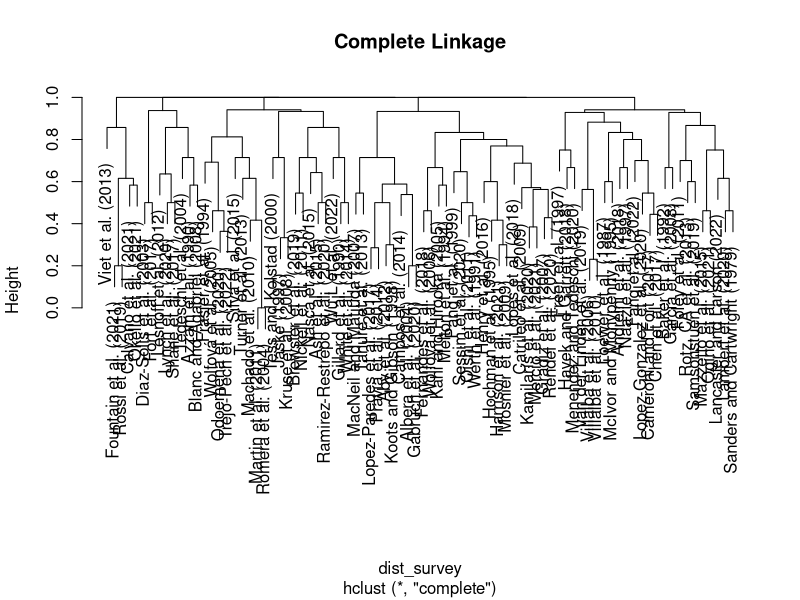

Source code (R): (Note: this script raises an error after producing the figure.)
library(tidyr)
library(dplyr)

#Load data and tidy it up
refdata <- read.csv(file = 'ClusterAnalyses/clusterAnalysis.csv')

row.names(refdata) <- refdata[,1]

# removing unwanted columns
refdata2 <- refdata[, -1]

######### cluster analysis of all models #########
##################################################

#Using dist core package calculate distance between rows note this is for binary data
dist_survey <- dist(refdata2, method = 'binary')


#Using hclust core package this clusters rows based on the dissimilarity output
hc_complete <- hclust(dist_survey, method = "complete")


#Provide a plot of the output - there are other plotting options that might be better
plot(hc_complete, main = 'Complete Linkage')

#Put papers into groups using cutree function based on a cluster height
clust_complete <- cutree(hc_complete, h = 0.95)
segment_complete <- mutate(refdata2, cluster = clust_complete)
count(segment_complete, cluster)

cluster_1 <- subset(segment_complete, clust_complete == 1)
cluster_2 <- subset(segment_complete, clust_complete == 2)
cluster_3 <- subset(segment_complete, clust_complete == 3)
cluster_4 <- subset(segment_complete, clust_complete == 4)
cluster_5 <- subset(segment_complete, clust_complete == 5)


# Further analysis
## ttest_clust1_modeltype <- c(t.test(cluster_1$Biological), t.test(cluster_1$Biophysical))
t.test(cluster_1$Biological, conf.level = 0.99)
nrow(subset(cluster_1,cluster_1$Biological == 1))
t.test(cluster_1$Biophysical, conf.level = 0.99)
nrow(subset(cluster_1,cluster_1$Biophysical == 1))
t.test(cluster_1$Bioeconomic, conf.level = 0.99)
nrow(subset(cluster_1,cluster_1$Bioeconomic == 1))
t.test(cluster_1$Agroecosystem, conf.level = 0.99)
nrow(subset(cluster_1,cluster_1$Agroecosystem == 1))
t.test(cluster_1$Population, conf.level = 0.99)
nrow(subset(cluster_1,cluster_1$Population == 1))

t.test(cluster_2$Biological, conf.level = 0.99)
nrow(subset(cluster_2,cluster_2$Biological == 1))
t.test(cluster_2$Biophysical, conf.level = 0.99)
nrow(subset(cluster_2,cluster_2$Biophysical == 1))
t.test(cluster_2$Bioeconomic, conf.level = 0.99)
nrow(subset(cluster_2,cluster_2$Bioeconomic == 1))
t.test(cluster_2$Agroecosystem, conf.level = 0.99)
nrow(subset(cluster_2,cluster_2$Agroecosystem == 1))
t.test(cluster_2$Population, conf.level = 0.99)
nrow(subset(cluster_2,cluster_2$Population == 1))


t.test(cluster_3$Biological, conf.level = 0.99)
nrow(subset(cluster_3,cluster_3$Biological == 1))
t.test(cluster_3$Biophysical, conf.level = 0.99)
nrow(subset(cluster_3,cluster_3$Biophysical == 1))
t.test(cluster_3$Bioeconomic, conf.level = 0.99)
nrow(subset(cluster_3,cluster_3$Bioeconomic == 1))
t.test(cluster_3$Agroecosystem, conf.level = 0.99)
nrow(subset(cluster_3,cluster_3$Agroecosystem == 1))
t.test(cluster_3$Population, conf.level = 0.99)
nrow(subset(cluster_3,cluster_3$Population == 1))

t.test(cluster_4$Biological, conf.level = 0.99)
nrow(subset(cluster_4,cluster_4$Biological == 1))
t.test(cluster_4$Biophysical, conf.level = 0.99)
nrow(subset(cluster_4,cluster_4$Biophysical == 1))
t.test(cluster_4$Bioeconomic, conf.level = 0.99)
nrow(subset(cluster_4,cluster_4$Bioeconomic == 1))
t.test(cluster_4$Agroecosystem, conf.level = 0.99)
nrow(subset(cluster_4,cluster_4$Agroecosystem == 1))
t.test(cluster_4$Population, conf.level = 0.99)
nrow(subset(cluster_4,cluster_4$Population == 1))

t.test(cluster_5$Biological, conf.level = 0.99)
nrow(subset(cluster_5,cluster_5$Biological == 1))
t.test(cluster_5$Biophysical, conf.level = 0.99)
nrow(subset(cluster_5,cluster_5$Biophysical == 1))
t.test(cluster_5$Bioeconomic, conf.level = 0.99)
nrow(subset(cluster_5,cluster_5$Bioeconomic == 1))
t.test(cluster_5$Agroecosystem, conf.level = 0.99)
nrow(subset(cluster_5,cluster_5$Agroecosystem == 1))
t.test(cluster_5$Population, conf.level = 0.99)
nrow(subset(cluster_5,cluster_5$Population == 1))

# t test modelling approach
t.test(cluster_1$Static, conf.level = 0.99)
nrow(subset(cluster_1,cluster_1$Static == 1))
t.test(cluster_1$Dynamic, conf.level = 0.99)
nrow(subset(cluster_1,cluster_1$Dynamic == 1))
t.test(cluster_1$Analytical, conf.level = 0.99)
nrow(subset(cluster_1,cluster_1$Analytical == 1))
t.test(cluster_1$Deterministic, conf.level = 0.99)
nrow(subset(cluster_1,cluster_1$Deterministic == 1))
t.test(cluster_1$Stochastic, conf.level = 0.99)
nrow(subset(cluster_1,cluster_1$Stochastic == 1))
t.test(cluster_1$Theoretical.Conceptual, conf.level = 0.99)
nrow(subset(cluster_1,cluster_1$Theoretical.Conceptual == 1))
t.test(cluster_1$Empirical, conf.level = 0.99)
nrow(subset(cluster_1,cluster_1$Empirical == 1))
t.test(cluster_1$Other, conf.level = 0.99)
nrow(subset(cluster_1,cluster_1$Other == 1))

t.test(cluster_2$Static, conf.level = 0.99)
nrow(subset(cluster_2,cluster_2$Static == 1))
t.test(cluster_2$Dynamic, conf.level = 0.99)
nrow(subset(cluster_2,cluster_2$Dynamic == 1))
t.test(cluster_2$Analytical, conf.level = 0.99)
nrow(subset(cluster_2,cluster_2$Analytical == 1))
t.test(cluster_2$Deterministic, conf.level = 0.99)
nrow(subset(cluster_2,cluster_2$Deterministic == 1))
t.test(cluster_2$Stochastic, conf.level = 0.99)
nrow(subset(cluster_2,cluster_2$Stochastic == 1))
t.test(cluster_2$Theoretical.Conceptual, conf.level = 0.99)
nrow(subset(cluster_2,cluster_2$Theoretical.Conceptual == 1))
t.test(cluster_2$Empirical, conf.level = 0.99)
nrow(subset(cluster_2,cluster_2$Empirical == 1))
t.test(cluster_2$Other, conf.level = 0.99)
nrow(subset(cluster_2,cluster_2$Other == 1))

t.test(cluster_3$Static, conf.level = 0.99)
nrow(subset(cluster_3,cluster_3$Static == 1))
t.test(cluster_3$Dynamic, conf.level = 0.99)
nrow(subset(cluster_3,cluster_3$Dynamic == 1))
t.test(cluster_3$Analytical, conf.level = 0.99)
nrow(subset(cluster_3,cluster_3$Analytical == 1))
t.test(cluster_3$Deterministic, conf.level = 0.99)
nrow(subset(cluster_3,cluster_3$Deterministic == 1))
t.test(cluster_3$Stochastic, conf.level = 0.99)
nrow(subset(cluster_3,cluster_3$Stochastic == 1))
t.test(cluster_3$Theoretical.Conceptual, conf.level = 0.99)
nrow(subset(cluster_3,cluster_3$Theoretical.Conceptual == 1))
t.test(cluster_3$Empirical, conf.level = 0.99)
nrow(subset(cluster_3,cluster_3$Empirical == 1))
t.test(cluster_3$Other, conf.level = 0.99)
nrow(subset(cluster_3,cluster_3$Other == 1))

t.test(cluster_4$Static, conf.level = 0.99)
nrow(subset(cluster_4,cluster_4$Static == 1))
t.test(cluster_4$Dynamic, conf.level = 0.99)
nrow(subset(cluster_4,cluster_4$Dynamic == 1))
t.test(cluster_4$Analytical, conf.level = 0.99)
nrow(subset(cluster_4,cluster_4$Analytical == 1))
t.test(cluster_4$Deterministic, conf.level = 0.99)
nrow(subset(cluster_4,cluster_4$Deterministic == 1))
t.test(cluster_4$Stochastic, conf.level = 0.99)
nrow(subset(cluster_4,cluster_4$Stochastic == 1))
t.test(cluster_4$Theoretical.Conceptual, conf.level = 0.99)
nrow(subset(cluster_4,cluster_4$Theoretical.Conceptual == 1))
t.test(cluster_4$Empirical, conf.level = 0.99)
nrow(subset(cluster_4,cluster_4$Empirical == 1))
t.test(cluster_4$Other, conf.level = 0.99)
nrow(subset(cluster_4,cluster_4$Other == 1))

t.test(cluster_5$Static, conf.level = 0.99)
nrow(subset(cluster_5,cluster_5$Static == 1))
t.test(cluster_5$Dynamic, conf.level = 0.99)
nrow(subset(cluster_5,cluster_5$Dynamic == 1))
t.test(cluster_5$Analytical, conf.level = 0.99)
nrow(subset(cluster_5,cluster_5$Analytical == 1))
t.test(cluster_5$Deterministic, conf.level = 0.99)
nrow(subset(cluster_5,cluster_5$Deterministic == 1))
t.test(cluster_5$Stochastic, conf.level = 0.99)
nrow(subset(cluster_5,cluster_5$Stochastic == 1))
t.test(cluster_5$Theoretical.Conceptual, conf.level = 0.99)
nrow(subset(cluster_5,cluster_5$Theoretical.Conceptual == 1))
t.test(cluster_5$Empirical, conf.level = 0.99)
nrow(subset(cluster_5,cluster_5$Empirical == 1))
t.test(cluster_5$Other, conf.level = 0.99)
nrow(subset(cluster_5,cluster_5$Other == 1))

# t test scope of model
t.test(cluster_1$Individual.animal, conf.level = 0.99)
nrow(subset(cluster_1,cluster_1$Individual.animal == 1))
t.test(cluster_1$Cow.calf, conf.level = 0.99)
nrow(subset(cluster_1,cluster_1$Cow.calf == 1))
t.test(cluster_1$Herd.level, conf.level = 0.99)
nrow(subset(cluster_1,cluster_1$Herd.level == 1))
t.test(cluster_1$Whole.farm, conf.level = 0.99)
nrow(subset(cluster_1,cluster_1$Whole.farm == 1))
t.test(cluster_1$Enterprise, conf.level = 0.99)
nrow(subset(cluster_1,cluster_1$Enterprise == 1))

t.test(cluster_2$Individual.animal, conf.level = 0.99)
nrow(subset(cluster_2,cluster_2$Individual.animal == 1))
t.test(cluster_2$Cow.calf, conf.level = 0.99)
nrow(subset(cluster_2,cluster_2$Cow.calf == 1))
t.test(cluster_2$Herd.level, conf.level = 0.99)
nrow(subset(cluster_2,cluster_2$Herd.level == 1))
t.test(cluster_2$Whole.farm, conf.level = 0.99)
nrow(subset(cluster_2,cluster_2$Whole.farm == 1))
t.test(cluster_2$Enterprise, conf.level = 0.99)
nrow(subset(cluster_2,cluster_2$Enterprise == 1))

t.test(cluster_3$Individual.animal, conf.level = 0.99)
nrow(subset(cluster_3,cluster_3$Individual.animal == 1))
t.test(cluster_3$Cow.calf, conf.level = 0.99)
nrow(subset(cluster_3,cluster_3$Cow.calf == 1))
t.test(cluster_3$Herd.level, conf.level = 0.99)
nrow(subset(cluster_3,cluster_3$Herd.level == 1))
t.test(cluster_3$Whole.farm, conf.level = 0.99)
nrow(subset(cluster_3,cluster_3$Whole.farm == 1))
t.test(cluster_3$Enterprise, conf.level = 0.99)
nrow(subset(cluster_3,cluster_3$Enterprise == 1))

t.test(cluster_4$Individual.animal, conf.level = 0.99)
nrow(subset(cluster_4,cluster_4$Individual.animal == 1))
t.test(cluster_4$Cow.calf, conf.level = 0.99)
nrow(subset(cluster_4,cluster_4$Cow.calf == 1))
t.test(cluster_4$Herd.level, conf.level = 0.99)
nrow(subset(cluster_4,cluster_4$Herd.level == 1))
t.test(cluster_4$Whole.farm, conf.level = 0.99)
nrow(subset(cluster_4,cluster_4$Whole.farm == 1))
t.test(cluster_4$Enterprise, conf.level = 0.99)
nrow(subset(cluster_4,cluster_4$Enterprise == 1))

t.test(cluster_5$Individual.animal, conf.level = 0.99)
nrow(subset(cluster_5,cluster_5$Individual.animal == 1))
t.test(cluster_5$Cow.calf, conf.level = 0.99)
nrow(subset(cluster_5,cluster_5$Cow.calf == 1))
t.test(cluster_5$Herd.level, conf.level = 0.99)
nrow(subset(cluster_5,cluster_5$Herd.level == 1))
t.test(cluster_5$Whole.farm, conf.level = 0.99)
nrow(subset(cluster_5,cluster_5$Whole.farm == 1))
t.test(cluster_5$Enterprise, conf.level = 0.99)
nrow(subset(cluster_5,cluster_5$Enterprise == 1))

# ttest focus area
t.test(cluster_1$Productivity, conf.level = 0.99)
nrow(subset(cluster_1,cluster_1$Productivity == 1))
t.test(cluster_1$Economy, conf.level = 0.99)
nrow(subset(cluster_1,cluster_1$Economy == 1))
t.test(cluster_1$Farm.management, conf.level = 0.99)
nrow(subset(cluster_1,cluster_1$Farm.management == 1))
t.test(cluster_1$Animal.health, conf.level = 0.99)
nrow(subset(cluster_1,cluster_1$Animal.health == 1))
t.test(cluster_1$Environmnet, conf.level = 0.99)
nrow(subset(cluster_1,cluster_1$Environmnet == 1))
t.test(cluster_1$pasture.forage, conf.level = 0.99)
nrow(subset(cluster_1,cluster_1$pasture.forage == 1))
t.test(cluster_1$Resource.use, conf.level = 0.99)
nrow(subset(cluster_1,cluster_1$Resource.use == 1))

t.test(cluster_2$Productivity, conf.level = 0.99)
nrow(subset(cluster_2,cluster_2$Productivity == 1))
t.test(cluster_2$Economy, conf.level = 0.99)
nrow(subset(cluster_2,cluster_2$Economy == 1))
t.test(cluster_2$Farm.management, conf.level = 0.99)
nrow(subset(cluster_2,cluster_2$Farm.management == 1))
t.test(cluster_2$Animal.health, conf.level = 0.99)
nrow(subset(cluster_2,cluster_2$Animal.health == 1))
t.test(cluster_2$Environmnet, conf.level = 0.99)
nrow(subset(cluster_2,cluster_2$Environmnet == 1))
t.test(cluster_2$pasture.forage, conf.level = 0.99)
nrow(subset(cluster_2,cluster_2$pasture.forage == 1))
t.test(cluster_2$Resource.use, conf.level = 0.99)
nrow(subset(cluster_2,cluster_2$Resource.use == 1))

t.test(cluster_3$Productivity, conf.level = 0.99)
nrow(subset(cluster_3,cluster_3$Productivity == 1))
t.test(cluster_3$Economy, conf.level = 0.99)
nrow(subset(cluster_3,cluster_3$Economy == 1))
t.test(cluster_3$Farm.management, conf.level = 0.99)
nrow(subset(cluster_3,cluster_3$Farm.management == 1))
t.test(cluster_3$Animal.health, conf.level = 0.99)
nrow(subset(cluster_3,cluster_3$Animal.health == 1))
t.test(cluster_3$Environmnet, conf.level = 0.99)
nrow(subset(cluster_3,cluster_3$Environmnet == 1))
t.test(cluster_3$pasture.forage, conf.level = 0.99)
nrow(subset(cluster_3,cluster_3$pasture.forage == 1))
t.test(cluster_3$Resource.use, conf.level = 0.99)
nrow(subset(cluster_3,cluster_3$Resource.use == 1))

t.test(cluster_4$Productivity, conf.level = 0.99)
nrow(subset(cluster_4,cluster_4$Productivity == 1))
t.test(cluster_4$Economy, conf.level = 0.99)
nrow(subset(cluster_4,cluster_4$Economy == 1))
t.test(cluster_4$Farm.management, conf.level = 0.99)
nrow(subset(cluster_4,cluster_4$Farm.management == 1))
t.test(cluster_4$Animal.health, conf.level = 0.99)
nrow(subset(cluster_4,cluster_4$Animal.health == 1))
t.test(cluster_4$Environmnet, conf.level = 0.99)
nrow(subset(cluster_4,cluster_4$Environmnet == 1))
t.test(cluster_4$pasture.forage, conf.level = 0.99)
nrow(subset(cluster_4,cluster_4$pasture.forage == 1))
t.test(cluster_4$Resource.use, conf.level = 0.99)
nrow(subset(cluster_4,cluster_4$Resource.use == 1))

t.test(cluster_5$Productivity, conf.level = 0.99)
nrow(subset(cluster_5,cluster_5$Productivity == 1))
t.test(cluster_5$Economy, conf.level = 0.99)
nrow(subset(cluster_5,cluster_5$Economy == 1))
t.test(cluster_5$Farm.management, conf.level = 0.99)
nrow(subset(cluster_5,cluster_5$Farm.management == 1))
t.test(cluster_5$Animal.health, conf.level = 0.99)
nrow(subset(cluster_5,cluster_5$Animal.health == 1))
t.test(cluster_5$Environmnet, conf.level = 0.99)
nrow(subset(cluster_5,cluster_5$Environmnet == 1))
t.test(cluster_5$pasture.forage, conf.level = 0.99)
nrow(subset(cluster_5,cluster_5$pasture.forage == 1))
t.test(cluster_5$Resource.use, conf.level = 0.99)
nrow(subset(cluster_5,cluster_5$Resource.use == 1))

#t test for model parameters
t.test(cluster_1$Age, conf.level = 0.99)
nrow(subset(cluster_1, cluster_1$Age == 1))
t.test(cluster_1$Growth.weights, conf.level = 0.99)
nrow(subset(cluster_1, cluster_1$Growth.weights == 1))
t.test(cluster_1$reproductive, conf.level = 0.99)
nrow(subset(cluster_1, cluster_1$reproductive == 1))
t.test(cluster_1$mortality, conf.level = 0.99)
nrow(subset(cluster_1, cluster_1$mortality == 1))
t.test(cluster_1$genetic, conf.level = 0.99)
nrow(subset(cluster_1, cluster_1$genetic == 1))
t.test(cluster_1$carcass, conf.level = 0.99)
nrow(subset(cluster_1, cluster_1$carcass == 1))
t.test(cluster_1$metabolic, conf.level = 0.99)
nrow(subset(cluster_1, cluster_1$metabolic == 1))
t.test(cluster_1$behaviour, conf.level = 0.99)
nrow(subset(cluster_1, cluster_1$behaviour == 1))
t.test(cluster_1$body.measurements, conf.level = 0.99)
nrow(subset(cluster_1, cluster_1$body.measurements == 1))
t.test(cluster_1$herd, conf.level = 0.99)
nrow(subset(cluster_1, cluster_1$herd == 1))
t.test(cluster_1$farm, conf.level = 0.99)
nrow(subset(cluster_1, cluster_1$farm == 1))
t.test(cluster_1$management, conf.level = 0.99)
nrow(subset(cluster_1, cluster_1$management == 1))
t.test(cluster_1$economic, conf.level = 0.99)
nrow(subset(cluster_1, cluster_1$economic == 1))
t.test(cluster_1$environment, conf.level = 0.99)
nrow(subset(cluster_1, cluster_1$environment == 1))
t.test(cluster_1$pasture.forage.1, conf.level = 0.99)
nrow(subset(cluster_1, cluster_1$pasture.forage.1 == 1))
t.test(cluster_1$feed.supplement, conf.level = 0.99)
nrow(subset(cluster_1, cluster_1$feed.supplement == 1))

t.test(cluster_2$Age, conf.level = 0.99)
nrow(subset(cluster_2, cluster_2$Age == 1))
t.test(cluster_2$Growth.weights, conf.level = 0.99)
nrow(subset(cluster_2, cluster_2$Growth.weights == 1))
t.test(cluster_2$reproductive, conf.level = 0.99)
nrow(subset(cluster_2, cluster_2$reproductive == 1))
t.test(cluster_2$mortality, conf.level = 0.99)
nrow(subset(cluster_2, cluster_2$mortality == 1))
t.test(cluster_2$genetic, conf.level = 0.99)
nrow(subset(cluster_2, cluster_2$genetic == 1))
t.test(cluster_2$carcass, conf.level = 0.99)
nrow(subset(cluster_2, cluster_2$carcass == 1))
t.test(cluster_2$metabolic, conf.level = 0.99)
nrow(subset(cluster_2, cluster_2$metabolic == 1))
t.test(cluster_2$behaviour, conf.level = 0.99)
nrow(subset(cluster_2, cluster_2$behaviour == 1))
t.test(cluster_2$body.measurements, conf.level = 0.99)
nrow(subset(cluster_2, cluster_2$body.measurements == 1))
t.test(cluster_2$herd, conf.level = 0.99)
nrow(subset(cluster_2, cluster_2$herd == 1))
t.test(cluster_2$farm, conf.level = 0.99)
nrow(subset(cluster_2, cluster_2$farm == 1))
t.test(cluster_2$management)
nrow(subset(cluster_2, cluster_2$management == 1))
t.test(cluster_2$economic, conf.level = 0.99)
nrow(subset(cluster_2, cluster_2$economic == 1))
t.test(cluster_2$environment, conf.level = 0.99)
nrow(subset(cluster_2, cluster_2$environment == 1))
t.test(cluster_2$pasture.forage.1, conf.level = 0.99)
nrow(subset(cluster_2, cluster_2$pasture.forage.1 == 1))
t.test(cluster_2$feed.supplement, conf.level = 0.99)
nrow(subset(cluster_2, cluster_2$feed.supplement == 1))

t.test(cluster_3$Age, conf.level = 0.99)
nrow(subset(cluster_3, cluster_3$Age == 1))
t.test(cluster_3$Growth.weights, conf.level = 0.99)
nrow(subset(cluster_3, cluster_3$Growth.weights == 1))
t.test(cluster_3$reproductive, conf.level = 0.99)
nrow(subset(cluster_3, cluster_3$reproductive == 1))
t.test(cluster_3$mortality, conf.level = 0.99)
nrow(subset(cluster_3, cluster_3$mortality == 1))
t.test(cluster_3$genetic, conf.level = 0.99)
nrow(subset(cluster_3, cluster_3$genetic == 1))
t.test(cluster_3$carcass, conf.level = 0.99)
nrow(subset(cluster_3, cluster_3$carcass == 1))
t.test(cluster_3$metabolic, conf.level = 0.99)
nrow(subset(cluster_3, cluster_3$metabolic == 1))
t.test(cluster_3$behaviour, conf.level = 0.99)
nrow(subset(cluster_3, cluster_3$behaviour == 1))
t.test(cluster_3$body.measurements, conf.level = 0.99)
nrow(subset(cluster_3, cluster_3$body.measurements == 1))
t.test(cluster_3$herd, conf.level = 0.99)
nrow(subset(cluster_3, cluster_3$herd == 1))
t.test(cluster_3$farm, conf.level = 0.99)
nrow(subset(cluster_3, cluster_3$farm == 1))
t.test(cluster_3$management, conf.level = 0.99)
nrow(subset(cluster_3, cluster_3$management == 1))
t.test(cluster_3$economic, conf.level = 0.99)
nrow(subset(cluster_3, cluster_3$economic == 1))
t.test(cluster_3$environment, conf.level = 0.99)
nrow(subset(cluster_3, cluster_3$environment == 1))
t.test(cluster_3$pasture.forage.1, conf.level = 0.99)
nrow(subset(cluster_3, cluster_3$pasture.forage.1 == 1))
t.test(cluster_3$feed.supplement, conf.level = 0.99)
nrow(subset(cluster_3, cluster_3$feed.supplement == 1))

t.test(cluster_4$Age, conf.level = 0.99)
nrow(subset(cluster_4, cluster_4$Age == 1))
t.test(cluster_4$Growth.weights, conf.level = 0.99)
nrow(subset(cluster_4, cluster_4$Growth.weights == 1))
t.test(cluster_4$reproductive, conf.level = 0.99)
nrow(subset(cluster_4, cluster_4$reproductive == 1))
t.test(cluster_4$mortality, conf.level = 0.99)
nrow(subset(cluster_4, cluster_4$mortality == 1))
t.test(cluster_4$genetic, conf.level = 0.99)
nrow(subset(cluster_4, cluster_4$genetic == 1))
t.test(cluster_4$carcass, conf.level = 0.99)
nrow(subset(cluster_4, cluster_4$carcass == 1))
t.test(cluster_4$metabolic, conf.level = 0.99)
nrow(subset(cluster_4, cluster_4$metabolic == 1))
t.test(cluster_4$behaviour, conf.level = 0.99)
nrow(subset(cluster_4, cluster_4$behaviour == 1))
t.test(cluster_4$body.measurements, conf.level = 0.99)
nrow(subset(cluster_4, cluster_4$body.measurements == 1))
t.test(cluster_4$herd, conf.level = 0.99)
nrow(subset(cluster_4, cluster_4$herd == 1))
t.test(cluster_4$farm, conf.level = 0.99)
nrow(subset(cluster_4, cluster_4$farm == 1))
t.test(cluster_4$management, conf.level = 0.99)
nrow(subset(cluster_4, cluster_4$management == 1))
t.test(cluster_4$economic, conf.level = 0.99)
nrow(subset(cluster_4, cluster_4$economic == 1))
t.test(cluster_4$environment, conf.level = 0.99)
nrow(subset(cluster_4, cluster_4$environment == 1))
t.test(cluster_4$pasture.forage.1, conf.level = 0.99)
nrow(subset(cluster_4, cluster_4$pasture.forage.1 == 1))
t.test(cluster_4$feed.supplement, conf.level = 0.99)
nrow(subset(cluster_4, cluster_4$feed.supplement == 1))

t.test(cluster_5$Age, conf.level = 0.99)
nrow(subset(cluster_5, cluster_5$Age == 1))
t.test(cluster_5$Growth.weights, conf.level = 0.99)
nrow(subset(cluster_5, cluster_5$Growth.weights == 1))
t.test(cluster_5$reproductive, conf.level = 0.99)
nrow(subset(cluster_5, cluster_5$reproductive == 1))
t.test(cluster_5$mortality, conf.level = 0.99)
nrow(subset(cluster_5, cluster_5$mortality == 1))
t.test(cluster_5$genetic, conf.level = 0.99)
nrow(subset(cluster_5, cluster_5$genetic == 1))
t.test(cluster_5$carcass, conf.level = 0.99)
nrow(subset(cluster_5, cluster_5$carcass == 1))
t.test(cluster_5$metabolic, conf.level = 0.99)
nrow(subset(cluster_5, cluster_5$metabolic == 1))
t.test(cluster_5$behaviour, conf.level = 0.99)
nrow(subset(cluster_5, cluster_5$behaviour == 1))
t.test(cluster_5$body.measurements, conf.level = 0.99)
nrow(subset(cluster_5, cluster_5$body.measurements == 1))
t.test(cluster_5$herd, conf.level = 0.99)
nrow(subset(cluster_5, cluster_5$herd == 1))
t.test(cluster_5$farm, conf.level = 0.99)
nrow(subset(cluster_5, cluster_5$farm == 1))
t.test(cluster_5$management, conf.level = 0.99)
nrow(subset(cluster_5, cluster_5$management == 1))
t.test(cluster_5$economic, conf.level = 0.99)
nrow(subset(cluster_5, cluster_5$economic == 1))
t.test(cluster_5$environment, conf.level = 0.99)
nrow(subset(cluster_5, cluster_5$environment == 1))
t.test(cluster_5$pasture.forage.1, conf.level = 0.99)
nrow(subset(cluster_5, cluster_5$pasture.forage.1 == 1))
t.test(cluster_5$feed.supplement, conf.level = 0.99)
nrow(subset(cluster_5, cluster_5$feed.supplement == 1))
